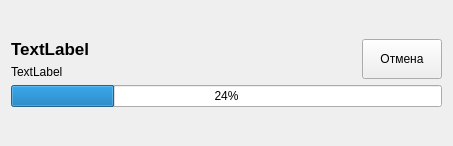
<?xml version="1.0" encoding="UTF-8"?>
<ui version="4.0">
 <class>taskView</class>
 <widget class="QWidget" name="taskView">
  <property name="geometry">
   <rect>
    <x>0</x>
    <y>0</y>
    <width>453</width>
    <height>146</height>
   </rect>
  </property>
  <property name="windowTitle">
   <string>Form</string>
  </property>
  <layout class="QGridLayout" name="gridLayout">
   <item row="0" column="0">
    <layout class="QVBoxLayout" name="verticalLayout_3">
     <item>
      <layout class="QHBoxLayout" name="horizontalLayout">
       <item>
        <layout class="QVBoxLayout" name="verticalLayout_2">
         <item>
          <widget class="QLabel" name="label_driveName">
           <property name="font">
            <font>
             <pointsize>13</pointsize>
             <weight>75</weight>
             <bold>true</bold>
            </font>
           </property>
           <property name="text">
            <string>TextLabel</string>
           </property>
          </widget>
         </item>
         <item>
          <widget class="QLabel" name="label_readBytes">
           <property name="sizePolicy">
            <sizepolicy hsizetype="Fixed" vsizetype="Preferred">
             <horstretch>0</horstretch>
             <verstretch>0</verstretch>
            </sizepolicy>
           </property>
           <property name="text">
            <string>TextLabel</string>
           </property>
           <property name="wordWrap">
            <bool>false</bool>
           </property>
          </widget>
         </item>
        </layout>
       </item>
       <item>
        <layout class="QVBoxLayout" name="verticalLayout">
         <item>
          <spacer name="horizontalSpacer">
           <property name="orientation">
            <enum>Qt::Horizontal</enum>
           </property>
           <property name="sizeHint" stdset="0">
            <size>
             <width>40</width>
             <height>20</height>
            </size>
           </property>
          </spacer>
         </item>
         <item>
          <spacer name="horizontalSpacer_2">
           <property name="orientation">
            <enum>Qt::Horizontal</enum>
           </property>
           <property name="sizeHint" stdset="0">
            <size>
             <width>40</width>
             <height>20</height>
            </size>
           </property>
          </spacer>
         </item>
        </layout>
       </item>
       <item>
        <widget class="QPushButton" name="pushButton_cancel">
         <property name="sizePolicy">
          <sizepolicy hsizetype="Fixed" vsizetype="Fixed">
           <horstretch>0</horstretch>
           <verstretch>0</verstretch>
          </sizepolicy>
         </property>
         <property name="maximumSize">
          <size>
           <width>200</width>
           <height>40</height>
          </size>
         </property>
         <property name="text">
          <string>Отмена</string>
         </property>
        </widget>
       </item>
      </layout>
     </item>
     <item>
      <widget class="QProgressBar" name="progressBar">
       <property name="value">
        <number>24</number>
       </property>
      </widget>
     </item>
    </layout>
   </item>
  </layout>
 </widget>
 <resources/>
 <connections/>
</ui>
